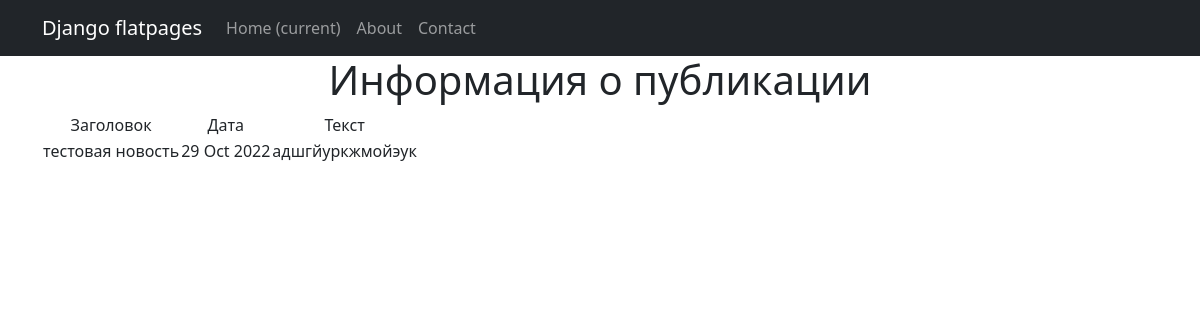
The app's page /posts/9 with its own data.
### NewsApp/models.py (models this page shows, shortened)
class Post(models.Model):
    article = 'AR'
    news = 'NE'
    TYPE = [
    (article, 'статья'),
    (news, 'новость')]
    author_post = models.ForeignKey(Author, on_delete=models.CASCADE)
    type_post = models.CharField(max_length=2, choices=TYPE, default=article)
    date_time_post = models.DateTimeField(auto_now_add=True)
    categories_post = models.ManyToManyField(Category, through='PostCategory')
    title_post = models.CharField(max_length=250)
    text_post = models.TextField()
    rating_post = models.FloatField(default=0.0)

### NewsApp/views.py (the view)
# urls.py: path('<int:pk>', PostDetail.as_view(), name='post_detail'),
class PostDetail(DetailView):
    model = Post
    template_name = 'post.html'
    context_object_name = 'post'

### NewsApp/templatetags/custom_filters.py (called while the page is built)
@register.filter()
def censor(value):
    for word in words:
        value = value.replace(word, '***')
    return value

### templates/post.html (shortened to what this page needs)
{% extends 'flatpages/default.html' %}
{% load custom_filters %}
{% block content %}
<h1>Информация о публикации</h1>
<table>
    <tr>
        <td>Заголовок</td>
        <td>Дата</td>
        <td>Текст</td>
    </tr>
    <tr>
        <td>{{ post.title_post|censor }}</td>
        <td>{{ post.date_time_post|date:'d M Y'  }}</td>
        <td>{{ post.text_post|censor }}</td>
    </tr>
</table>
{% endblock content %}

### records on screen
Post: title_post|censor "тестовая новость", date_time_post "29 Oct 2022", text_post|censor "адшгйуркжмойэук"
